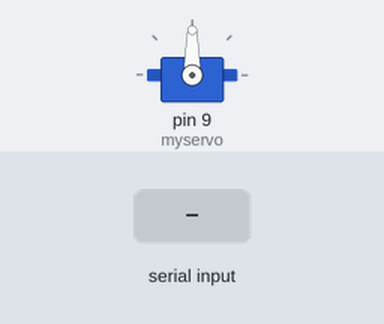
The sketch below on a simulated Arduino Uno, built with avr-gcc and run on an emulated ATmega328P. Shown: servo. Inputs (shaded band) come from the test bench.

Above: at 1.2 s.
1.3 s: byte 255 (0xFF) received over Serial
At 1.7 s:
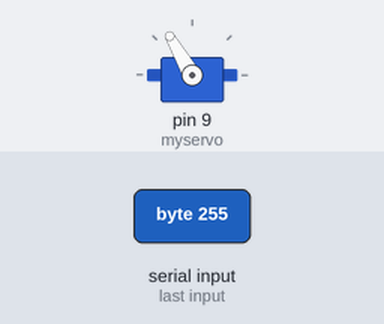
2.8 s: byte 119 (0x77) received over Serial
At 4.0 s:
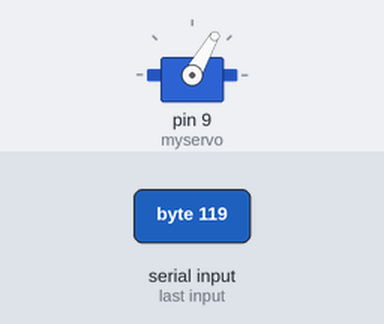
Timing chart, 0 to 5.8 s (numbered marks = the images above; inputs shaded):
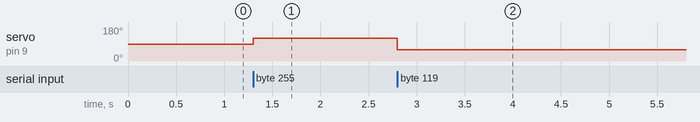

Measured:
- after the input at 1.3 s, servo on pin 9 (myservo): 90° → 120° at once
- after the input at 2.8 s, servo on pin 9 (myservo): 120° → 60° at once

The sketch:

rough_firmware.ino
```cpp
#include <Servo.h>

Servo myservo;  // create servo object to control a servo


int potpin = 0;  // analog pin used to connect the potentiometer

int val;    // variable to read the value from the analog pin


void setup() {

  myservo.attach(9);  // attaches the servo on pin 9 to the servo object
  Serial.begin(9600);

}

int pos = 0;
void loop() {
  // pos += 1;
  // myservo.write(pos);
  // delay(10);
  // send data only when you receive data:
  uint8_t incomingByte;
  if (Serial.available() > 0) {
    // read the incoming byte:
    incomingByte = Serial.read();

    if (incomingByte == 0xFF) {
       myservo.write(120);
    }

    if (incomingByte == 0x77) {
      myservo.write(60);
    }

    if (incomingByte == 0x69) {
      myservo.write(90);
    }
  }
}
```
